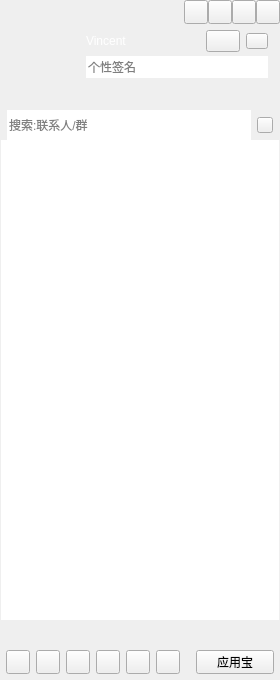
<?xml version="1.0" encoding="UTF-8"?>
<ui version="4.0">
 <class>CCMainWindowClass</class>
 <widget class="QWidget" name="CCMainWindowClass">
  <property name="geometry">
   <rect>
    <x>0</x>
    <y>0</y>
    <width>280</width>
    <height>680</height>
   </rect>
  </property>
  <property name="minimumSize">
   <size>
    <width>280</width>
    <height>680</height>
   </size>
  </property>
  <property name="windowTitle">
   <string>CCMainWindow</string>
  </property>
  <layout class="QVBoxLayout" name="verticalLayout_6">
   <property name="spacing">
    <number>0</number>
   </property>
   <property name="leftMargin">
    <number>0</number>
   </property>
   <property name="topMargin">
    <number>0</number>
   </property>
   <property name="rightMargin">
    <number>0</number>
   </property>
   <property name="bottomMargin">
    <number>0</number>
   </property>
   <item>
    <widget class="QWidget" name="titleWidget" native="true">
     <property name="sizePolicy">
      <sizepolicy hsizetype="Expanding" vsizetype="Preferred">
       <horstretch>0</horstretch>
       <verstretch>0</verstretch>
      </sizepolicy>
     </property>
     <property name="titleskin" stdset="0">
      <bool>true</bool>
     </property>
     <layout class="QVBoxLayout" name="verticalLayout_2">
      <property name="spacing">
       <number>0</number>
      </property>
      <property name="leftMargin">
       <number>0</number>
      </property>
      <property name="topMargin">
       <number>0</number>
      </property>
      <property name="rightMargin">
       <number>0</number>
      </property>
      <property name="bottomMargin">
       <number>0</number>
      </property>
      <item>
       <layout class="QHBoxLayout" name="horizontalLayout">
        <property name="spacing">
         <number>0</number>
        </property>
        <property name="leftMargin">
         <number>12</number>
        </property>
        <item>
         <widget class="QLabel" name="titleIcon">
          <property name="sizePolicy">
           <sizepolicy hsizetype="Fixed" vsizetype="Fixed">
            <horstretch>0</horstretch>
            <verstretch>0</verstretch>
           </sizepolicy>
          </property>
          <property name="minimumSize">
           <size>
            <width>42</width>
            <height>18</height>
           </size>
          </property>
          <property name="maximumSize">
           <size>
            <width>42</width>
            <height>18</height>
           </size>
          </property>
          <property name="text">
           <string/>
          </property>
         </widget>
        </item>
        <item>
         <spacer name="horizontalSpacer">
          <property name="orientation">
           <enum>Qt::Horizontal</enum>
          </property>
          <property name="sizeHint" stdset="0">
           <size>
            <width>40</width>
            <height>20</height>
           </size>
          </property>
         </spacer>
        </item>
        <item>
         <widget class="QPushButton" name="placehold1">
          <property name="sizePolicy">
           <sizepolicy hsizetype="Fixed" vsizetype="Fixed">
            <horstretch>0</horstretch>
            <verstretch>0</verstretch>
           </sizepolicy>
          </property>
          <property name="minimumSize">
           <size>
            <width>24</width>
            <height>24</height>
           </size>
          </property>
          <property name="maximumSize">
           <size>
            <width>24</width>
            <height>24</height>
           </size>
          </property>
          <property name="text">
           <string/>
          </property>
         </widget>
        </item>
        <item>
         <widget class="QPushButton" name="placehold2">
          <property name="sizePolicy">
           <sizepolicy hsizetype="Fixed" vsizetype="Fixed">
            <horstretch>0</horstretch>
            <verstretch>0</verstretch>
           </sizepolicy>
          </property>
          <property name="minimumSize">
           <size>
            <width>24</width>
            <height>24</height>
           </size>
          </property>
          <property name="maximumSize">
           <size>
            <width>24</width>
            <height>24</height>
           </size>
          </property>
          <property name="text">
           <string/>
          </property>
         </widget>
        </item>
        <item>
         <widget class="QPushButton" name="sysmin">
          <property name="sizePolicy">
           <sizepolicy hsizetype="Fixed" vsizetype="Fixed">
            <horstretch>0</horstretch>
            <verstretch>0</verstretch>
           </sizepolicy>
          </property>
          <property name="minimumSize">
           <size>
            <width>24</width>
            <height>24</height>
           </size>
          </property>
          <property name="maximumSize">
           <size>
            <width>24</width>
            <height>24</height>
           </size>
          </property>
          <property name="text">
           <string/>
          </property>
         </widget>
        </item>
        <item>
         <widget class="QPushButton" name="sysclose">
          <property name="sizePolicy">
           <sizepolicy hsizetype="Fixed" vsizetype="Fixed">
            <horstretch>0</horstretch>
            <verstretch>0</verstretch>
           </sizepolicy>
          </property>
          <property name="minimumSize">
           <size>
            <width>24</width>
            <height>24</height>
           </size>
          </property>
          <property name="maximumSize">
           <size>
            <width>24</width>
            <height>24</height>
           </size>
          </property>
          <property name="text">
           <string/>
          </property>
         </widget>
        </item>
       </layout>
      </item>
      <item>
       <layout class="QHBoxLayout" name="horizontalLayout_3">
        <property name="leftMargin">
         <number>12</number>
        </property>
        <property name="topMargin">
         <number>6</number>
        </property>
        <property name="rightMargin">
         <number>12</number>
        </property>
        <property name="bottomMargin">
         <number>6</number>
        </property>
        <item>
         <widget class="QLabel" name="headLbael">
          <property name="sizePolicy">
           <sizepolicy hsizetype="Fixed" vsizetype="Fixed">
            <horstretch>0</horstretch>
            <verstretch>0</verstretch>
           </sizepolicy>
          </property>
          <property name="minimumSize">
           <size>
            <width>68</width>
            <height>68</height>
           </size>
          </property>
          <property name="maximumSize">
           <size>
            <width>68</width>
            <height>68</height>
           </size>
          </property>
          <property name="text">
           <string/>
          </property>
         </widget>
        </item>
        <item>
         <layout class="QVBoxLayout" name="verticalLayout">
          <property name="spacing">
           <number>4</number>
          </property>
          <item>
           <layout class="QHBoxLayout" name="horizontalLayout_2">
            <item>
             <widget class="QLabel" name="nameLabel">
              <property name="sizePolicy">
               <sizepolicy hsizetype="Expanding" vsizetype="Fixed">
                <horstretch>0</horstretch>
                <verstretch>0</verstretch>
               </sizepolicy>
              </property>
              <property name="minimumSize">
               <size>
                <width>0</width>
                <height>22</height>
               </size>
              </property>
              <property name="maximumSize">
               <size>
                <width>16777215</width>
                <height>22</height>
               </size>
              </property>
              <property name="styleSheet">
               <string notr="true">color:rgb(255,255,255);
font:75 12pt &quot;微软雅黑&quot;;</string>
              </property>
              <property name="text">
               <string>Vincent</string>
              </property>
             </widget>
            </item>
            <item>
             <widget class="QPushButton" name="stausBtn">
              <property name="sizePolicy">
               <sizepolicy hsizetype="Fixed" vsizetype="Fixed">
                <horstretch>0</horstretch>
                <verstretch>0</verstretch>
               </sizepolicy>
              </property>
              <property name="minimumSize">
               <size>
                <width>34</width>
                <height>22</height>
               </size>
              </property>
              <property name="maximumSize">
               <size>
                <width>34</width>
                <height>22</height>
               </size>
              </property>
              <property name="text">
               <string/>
              </property>
              <property name="hasborder" stdset="0">
               <bool>true</bool>
              </property>
             </widget>
            </item>
            <item>
             <widget class="QPushButton" name="levelBtn">
              <property name="sizePolicy">
               <sizepolicy hsizetype="Fixed" vsizetype="Fixed">
                <horstretch>0</horstretch>
                <verstretch>0</verstretch>
               </sizepolicy>
              </property>
              <property name="minimumSize">
               <size>
                <width>22</width>
                <height>16</height>
               </size>
              </property>
              <property name="maximumSize">
               <size>
                <width>22</width>
                <height>16</height>
               </size>
              </property>
              <property name="text">
               <string/>
              </property>
              <property name="hasborder" stdset="0">
               <bool>true</bool>
              </property>
             </widget>
            </item>
           </layout>
          </item>
          <item>
           <widget class="QLineEdit" name="lineEdit">
            <property name="minimumSize">
             <size>
              <width>0</width>
              <height>22</height>
             </size>
            </property>
            <property name="maximumSize">
             <size>
              <width>16777215</width>
              <height>22</height>
             </size>
            </property>
            <property name="frame">
             <bool>false</bool>
            </property>
            <property name="placeholderText">
             <string>个性签名</string>
            </property>
           </widget>
          </item>
          <item>
           <widget class="QWidget" name="appWidget" native="true">
            <property name="sizePolicy">
             <sizepolicy hsizetype="Expanding" vsizetype="Fixed">
              <horstretch>0</horstretch>
              <verstretch>0</verstretch>
             </sizepolicy>
            </property>
            <property name="minimumSize">
             <size>
              <width>0</width>
              <height>22</height>
             </size>
            </property>
            <property name="maximumSize">
             <size>
              <width>16777215</width>
              <height>22</height>
             </size>
            </property>
           </widget>
          </item>
         </layout>
        </item>
       </layout>
      </item>
     </layout>
    </widget>
   </item>
   <item>
    <widget class="QWidget" name="widget" native="true">
     <property name="sizePolicy">
      <sizepolicy hsizetype="Expanding" vsizetype="Expanding">
       <horstretch>0</horstretch>
       <verstretch>0</verstretch>
      </sizepolicy>
     </property>
     <layout class="QVBoxLayout" name="verticalLayout_4">
      <property name="spacing">
       <number>0</number>
      </property>
      <property name="leftMargin">
       <number>1</number>
      </property>
      <property name="topMargin">
       <number>0</number>
      </property>
      <property name="rightMargin">
       <number>1</number>
      </property>
      <property name="bottomMargin">
       <number>0</number>
      </property>
      <item>
       <widget class="QWidget" name="searchWidget" native="true">
        <property name="sizePolicy">
         <sizepolicy hsizetype="Expanding" vsizetype="Fixed">
          <horstretch>0</horstretch>
          <verstretch>0</verstretch>
         </sizepolicy>
        </property>
        <property name="minimumSize">
         <size>
          <width>0</width>
          <height>30</height>
         </size>
        </property>
        <property name="maximumSize">
         <size>
          <width>16777215</width>
          <height>30</height>
         </size>
        </property>
        <layout class="QHBoxLayout" name="horizontalLayout_4">
         <property name="leftMargin">
          <number>6</number>
         </property>
         <property name="topMargin">
          <number>0</number>
         </property>
         <property name="rightMargin">
          <number>6</number>
         </property>
         <property name="bottomMargin">
          <number>0</number>
         </property>
         <item>
          <widget class="QLineEdit" name="searchLineEdit">
           <property name="minimumSize">
            <size>
             <width>0</width>
             <height>30</height>
            </size>
           </property>
           <property name="maximumSize">
            <size>
             <width>16777215</width>
             <height>30</height>
            </size>
           </property>
           <property name="frame">
            <bool>false</bool>
           </property>
           <property name="placeholderText">
            <string>搜索:联系人/群</string>
           </property>
          </widget>
         </item>
         <item>
          <widget class="QPushButton" name="searchBtn">
           <property name="sizePolicy">
            <sizepolicy hsizetype="Fixed" vsizetype="Fixed">
             <horstretch>0</horstretch>
             <verstretch>0</verstretch>
            </sizepolicy>
           </property>
           <property name="minimumSize">
            <size>
             <width>16</width>
             <height>16</height>
            </size>
           </property>
           <property name="maximumSize">
            <size>
             <width>16</width>
             <height>16</height>
            </size>
           </property>
           <property name="text">
            <string/>
           </property>
          </widget>
         </item>
        </layout>
       </widget>
      </item>
      <item>
       <widget class="QScrollArea" name="scrollArea">
        <property name="frameShape">
         <enum>QFrame::NoFrame</enum>
        </property>
        <property name="widgetResizable">
         <bool>true</bool>
        </property>
        <property name="alignment">
         <set>Qt::AlignLeading|Qt::AlignLeft|Qt::AlignVCenter</set>
        </property>
        <widget class="QWidget" name="scrollAreaWidgetContents">
         <property name="geometry">
          <rect>
           <x>0</x>
           <y>0</y>
           <width>278</width>
           <height>474</height>
          </rect>
         </property>
         <property name="sizePolicy">
          <sizepolicy hsizetype="Expanding" vsizetype="Expanding">
           <horstretch>0</horstretch>
           <verstretch>0</verstretch>
          </sizepolicy>
         </property>
         <layout class="QVBoxLayout" name="verticalLayout_3">
          <property name="spacing">
           <number>0</number>
          </property>
          <property name="leftMargin">
           <number>0</number>
          </property>
          <property name="topMargin">
           <number>0</number>
          </property>
          <property name="rightMargin">
           <number>0</number>
          </property>
          <property name="bottomMargin">
           <number>0</number>
          </property>
          <item>
           <widget class="QTreeWidget" name="treeWidget">
            <property name="enabled">
             <bool>true</bool>
            </property>
            <property name="frameShape">
             <enum>QFrame::NoFrame</enum>
            </property>
            <property name="verticalScrollBarPolicy">
             <enum>Qt::ScrollBarAlwaysOff</enum>
            </property>
            <property name="horizontalScrollBarPolicy">
             <enum>Qt::ScrollBarAlwaysOff</enum>
            </property>
            <property name="editTriggers">
             <set>QAbstractItemView::AllEditTriggers</set>
            </property>
            <property name="indentation">
             <number>0</number>
            </property>
            <property name="headerHidden">
             <bool>true</bool>
            </property>
            <property name="expandsOnDoubleClick">
             <bool>false</bool>
            </property>
            <column>
             <property name="text">
              <string notr="true">1</string>
             </property>
            </column>
           </widget>
          </item>
         </layout>
        </widget>
       </widget>
      </item>
     </layout>
    </widget>
   </item>
   <item>
    <widget class="QWidget" name="bottomWidget" native="true">
     <property name="sizePolicy">
      <sizepolicy hsizetype="Expanding" vsizetype="Fixed">
       <horstretch>0</horstretch>
       <verstretch>0</verstretch>
      </sizepolicy>
     </property>
     <property name="minimumSize">
      <size>
       <width>0</width>
       <height>60</height>
      </size>
     </property>
     <property name="maximumSize">
      <size>
       <width>16777215</width>
       <height>60</height>
      </size>
     </property>
     <property name="bottomskin" stdset="0">
      <bool>true</bool>
     </property>
     <layout class="QVBoxLayout" name="verticalLayout_5" stretch="1,1">
      <property name="leftMargin">
       <number>6</number>
      </property>
      <property name="topMargin">
       <number>6</number>
      </property>
      <property name="rightMargin">
       <number>6</number>
      </property>
      <property name="bottomMargin">
       <number>6</number>
      </property>
      <item>
       <layout class="QHBoxLayout" name="bottomLayout_up"/>
      </item>
      <item>
       <layout class="QHBoxLayout" name="horizontalLayout_5">
        <item>
         <widget class="QPushButton" name="bottomBtn_1">
          <property name="sizePolicy">
           <sizepolicy hsizetype="Fixed" vsizetype="Fixed">
            <horstretch>0</horstretch>
            <verstretch>0</verstretch>
           </sizepolicy>
          </property>
          <property name="minimumSize">
           <size>
            <width>24</width>
            <height>24</height>
           </size>
          </property>
          <property name="maximumSize">
           <size>
            <width>24</width>
            <height>24</height>
           </size>
          </property>
          <property name="text">
           <string/>
          </property>
         </widget>
        </item>
        <item>
         <widget class="QPushButton" name="bottomBtn_2">
          <property name="sizePolicy">
           <sizepolicy hsizetype="Fixed" vsizetype="Fixed">
            <horstretch>0</horstretch>
            <verstretch>0</verstretch>
           </sizepolicy>
          </property>
          <property name="minimumSize">
           <size>
            <width>24</width>
            <height>24</height>
           </size>
          </property>
          <property name="maximumSize">
           <size>
            <width>24</width>
            <height>24</height>
           </size>
          </property>
          <property name="text">
           <string/>
          </property>
         </widget>
        </item>
        <item>
         <widget class="QPushButton" name="bottomBtn_3">
          <property name="sizePolicy">
           <sizepolicy hsizetype="Fixed" vsizetype="Fixed">
            <horstretch>0</horstretch>
            <verstretch>0</verstretch>
           </sizepolicy>
          </property>
          <property name="minimumSize">
           <size>
            <width>24</width>
            <height>24</height>
           </size>
          </property>
          <property name="maximumSize">
           <size>
            <width>24</width>
            <height>24</height>
           </size>
          </property>
          <property name="text">
           <string/>
          </property>
         </widget>
        </item>
        <item>
         <widget class="QPushButton" name="bottomBtn_4">
          <property name="sizePolicy">
           <sizepolicy hsizetype="Fixed" vsizetype="Fixed">
            <horstretch>0</horstretch>
            <verstretch>0</verstretch>
           </sizepolicy>
          </property>
          <property name="minimumSize">
           <size>
            <width>24</width>
            <height>24</height>
           </size>
          </property>
          <property name="maximumSize">
           <size>
            <width>24</width>
            <height>24</height>
           </size>
          </property>
          <property name="text">
           <string/>
          </property>
         </widget>
        </item>
        <item>
         <widget class="QPushButton" name="bottomBtn_5">
          <property name="sizePolicy">
           <sizepolicy hsizetype="Fixed" vsizetype="Fixed">
            <horstretch>0</horstretch>
            <verstretch>0</verstretch>
           </sizepolicy>
          </property>
          <property name="minimumSize">
           <size>
            <width>24</width>
            <height>24</height>
           </size>
          </property>
          <property name="maximumSize">
           <size>
            <width>24</width>
            <height>24</height>
           </size>
          </property>
          <property name="text">
           <string/>
          </property>
         </widget>
        </item>
        <item>
         <widget class="QPushButton" name="bottomBtn_6">
          <property name="sizePolicy">
           <sizepolicy hsizetype="Fixed" vsizetype="Fixed">
            <horstretch>0</horstretch>
            <verstretch>0</verstretch>
           </sizepolicy>
          </property>
          <property name="minimumSize">
           <size>
            <width>24</width>
            <height>24</height>
           </size>
          </property>
          <property name="maximumSize">
           <size>
            <width>24</width>
            <height>24</height>
           </size>
          </property>
          <property name="text">
           <string/>
          </property>
         </widget>
        </item>
        <item>
         <spacer name="horizontalSpacer_2">
          <property name="orientation">
           <enum>Qt::Horizontal</enum>
          </property>
          <property name="sizeHint" stdset="0">
           <size>
            <width>13</width>
            <height>20</height>
           </size>
          </property>
         </spacer>
        </item>
        <item>
         <widget class="QPushButton" name="bottomBtn_7">
          <property name="sizePolicy">
           <sizepolicy hsizetype="Preferred" vsizetype="Fixed">
            <horstretch>0</horstretch>
            <verstretch>0</verstretch>
           </sizepolicy>
          </property>
          <property name="minimumSize">
           <size>
            <width>24</width>
            <height>24</height>
           </size>
          </property>
          <property name="maximumSize">
           <size>
            <width>86</width>
            <height>24</height>
           </size>
          </property>
          <property name="text">
           <string>应用宝</string>
          </property>
         </widget>
        </item>
       </layout>
      </item>
     </layout>
    </widget>
   </item>
  </layout>
 </widget>
 <layoutdefault spacing="6" margin="11"/>
 <resources>
  <include location="CCMainWindow.qrc"/>
 </resources>
 <connections/>
</ui>
